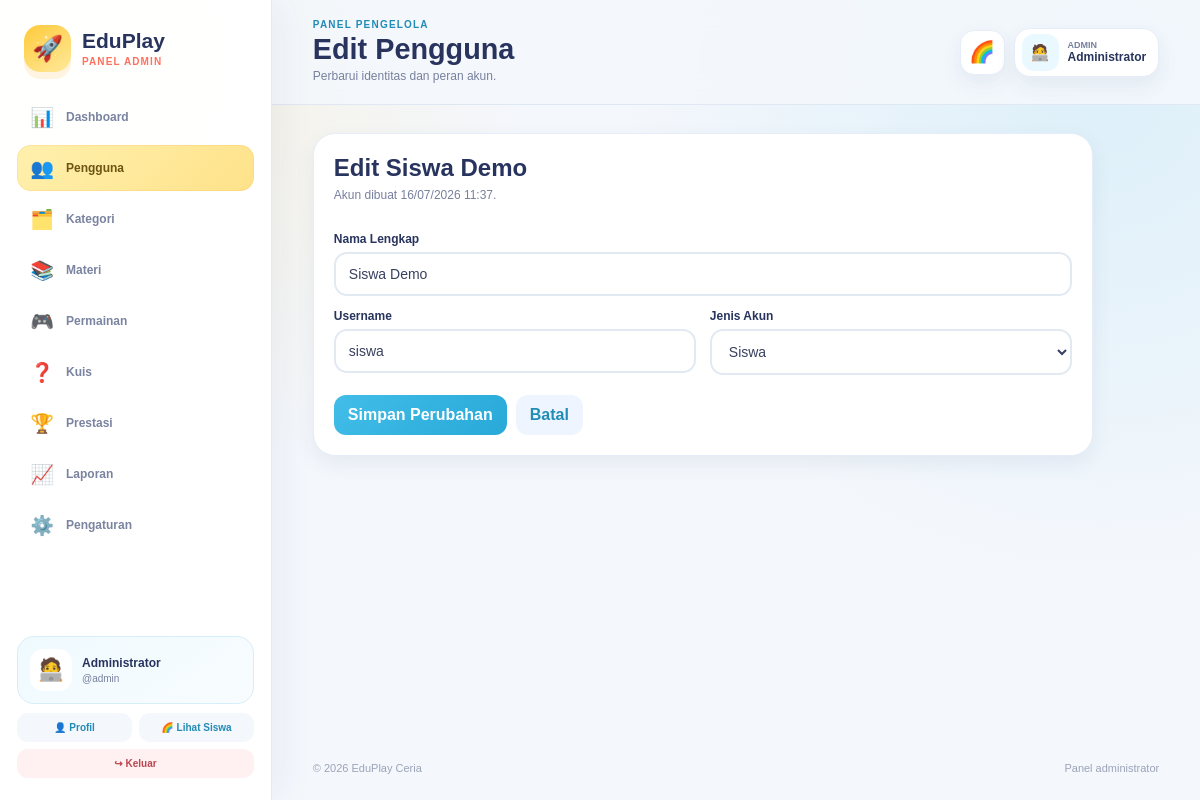
The app's page /admin/user/edit.php?id=2 (signed in) with its own data.
### tables this page shows
CREATE TABLE users(id INT AUTO_INCREMENT PRIMARY KEY,nama VARCHAR(120) NOT NULL,username VARCHAR(80) UNIQUE NOT NULL,password VARCHAR(255) NOT NULL,role ENUM('admin','siswa') DEFAULT 'siswa',created_at DATETIME DEFAULT CURRENT_TIMESTAMP);

### config/helper.php (called while the page is built, shortened)
<?php
function e(mixed $value): string { return htmlspecialchars((string)($value ?? ''), ENT_QUOTES, 'UTF-8'); }
function url(string $path=''): string { return BASE_URL . '/' . ltrim($path, '/'); }
function format_date_id(?string $date): string {
    $timestamp = strtotime($date);
    return $timestamp ? date('d/m/Y H:i', $timestamp) : $date;
}

### admin/user/edit.php (the view, shortened to what this page needs)
<?php
require_once __DIR__.'/../../config/helper.php';
$pdo = db();
$id = max(0, (int)($_GET['id'] ?? $_POST['id'] ?? 0));
$stmt = $pdo->prepare('SELECT id,nama,username,role,created_at FROM users WHERE id=?');$stmt->execute([$id]);$row=$stmt->fetch();
$adminPageTitle='Edit Pengguna';$adminPageDescription='Perbarui identitas dan peran akun.';$adminActive='user';include __DIR__.'/../../includes/admin_header.php';
?>
<section class="admin-card admin-form-card"><div class="admin-card-head"><div><h2>Edit <?= e($row['nama']) ?></h2><p>Akun dibuat <?= e(format_date_id($row['created_at'])) ?>.</p></div></div>
<form class="admin-form" method="post"><?=csrf_field()?><input type="hidden" name="id" value="<?=$id?>"><div class="admin-form-grid"><div class="field-full"><label>Nama Lengkap</label><input name="nama" value="<?=e($row['nama'])?>" required></div><div><label>Username</label><input name="username" value="<?=e($row['username'])?>" required pattern="[a-z0-9._-]+"></div><div><label>Jenis Akun</label><select name="role"><option value="siswa" <?=$row['role']==='siswa'?'selected':''?>>Siswa</option><option value="admin" <?=$row['role']==='admin'?'selected':''?>>Administrator</option></select></div></div><div class="admin-form-actions"><button class="btn">Simpan Perubahan</button><a class="btn ghost" href="<?=url('admin/user/index.php')?>">Batal</a></div></form></section>
<?php include __DIR__.'/../../includes/admin_footer.php'; ?>

### assets/css/style.css (style rules this page uses)
:root { --sun:#ffca3a; --sun-deep:#f5a623; --coral:#ff705d; --sky:#42bde8; --sky-deep:#218cb6; --mint:#4fd2a2; --mint-deep:#249872; --violet:#8b7cf6; --navy:#28345d; --ink:#38405f; --muted:#77809d; --paper:#ffffff; --canvas:#f5f9ff; --canvas-warm:#fff9e9; --line:#e6edf8; --danger:#ef5b67; --success:#34b27b; --shadow-sm:0 8px 20px rgba(51,72,116,.08); --shadow:0 18px 45px rgba(51,72,116,.13); --shadow-pop:0 14px 0 rgba(42,52,93,.05),0 22px 50px rgba(51,72,116,.16); --radius-sm:14px; --radius:22px; --radius-lg:32px; --sidebar:260px; font-family:"Nunito","Arial Rounded MT Bold","Trebuchet MS",Arial,sans-serif; }
* { box-sizing:border-box }
html { scroll-behavior:smooth;background:var(--canvas) }
body { margin:0;color:var(--ink);background: radial-gradient(circle at 5% 5%,rgba(255,202,58,.18),transparent 24rem), radial-gradient(circle at 95% 12%,rgba(66,189,232,.16),transparent 28rem), var(--canvas);min-height:100vh }
a { color:inherit }
button,input,textarea,select { font:inherit }
button,a { -webkit-tap-highlight-color:transparent }
.big-btn,.action-btn,.btn { display:inline-flex;align-items:center;justify-content:center;gap:8px;min-height:48px;border:0;border-radius:16px;padding:11px 18px;text-align:center;text-decoration:none;font-weight:900;cursor:pointer;transition:.17s transform,.17s filter,.17s box-shadow }
.big-btn.blue,.btn { background:linear-gradient(135deg,var(--sky),#28a9d8);color:#fff }
.btn { min-height:40px;border-radius:12px;padding:9px 14px }
.btn.ghost { background:#eef5ff;color:var(--sky-deep) }
label { display:block;font:900 12px Arial,sans-serif;margin:13px 0 6px;color:var(--navy) }
input,textarea,select { width:100%;padding:12px 13px;border:2px solid #e2e9f3;border-radius:13px;font:14px Arial,sans-serif;background:#fff;color:var(--ink);outline:none;transition:.15s border,.15s box-shadow }

### assets/css/admin.css (style rules this page uses)
:root { --admin-sidebar:272px }
.admin-body { background:radial-gradient(circle at 8% 8%,rgba(255,202,58,.14),transparent 27rem),radial-gradient(circle at 92% 12%,rgba(66,189,232,.13),transparent 30rem),#f4f7fc }
.admin-card { background:#fff;border:1px solid var(--line);border-radius:22px;padding:20px;box-shadow:var(--shadow-sm) }
.admin-card h2,.admin-card h3 { margin:0;color:var(--navy) }
.admin-card-head { display:flex;align-items:flex-start;justify-content:space-between;gap:12px;margin-bottom:15px }
.admin-card-head p { margin:4px 0 0;color:var(--muted);font:12px/1.5 Arial,sans-serif }
.admin-form { display:grid;gap:2px }
.admin-form-grid { display:grid;grid-template-columns:1fr 1fr;gap:0 14px }
.admin-form .field-full { grid-column:1/-1 }
.admin-form-actions { display:flex;gap:9px;flex-wrap:wrap;margin-top:18px }
.admin-form-card { max-width:780px }

### records on screen
users: nama "Siswa Demo", created_at "16/07/2026 11:37", username "siswa", role "Siswa"

### other values on screen
$icon "📊"
$label "Dashboard"
$icon "👥"
$label "Pengguna"
$icon "🗂️"
$label "Kategori"
$icon "📚"
$label "Materi"
$icon "🎮"
$label "Permainan"
$icon "❓"
$label "Kuis"
$icon "🏆"
$label "Prestasi"
$icon "📈"
